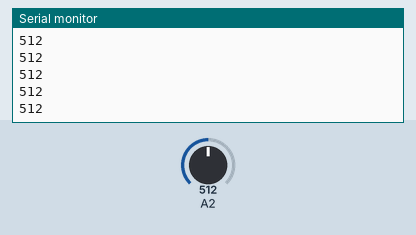
A sketch run on a simulated Arduino Uno, built with avr-gcc and run on an emulated ATmega328P. On the bench: the last lines printed to the serial monitor. The test bench sets the inputs (shaded band); at power-on: A2 = 512.

Above: at 1.2 s.
1.3 s: A2 set to 716
At 1.32 s:
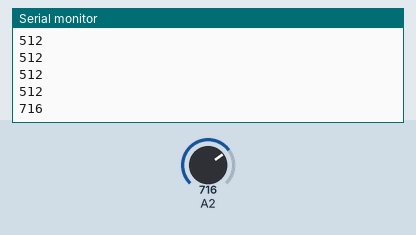
2.8 s: A2 set to 900
At 2.83 s:
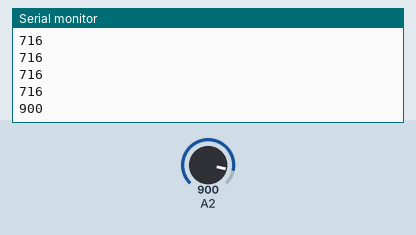
Timing chart, 0 to 5.8 s (numbered marks = the images above; inputs shaded):
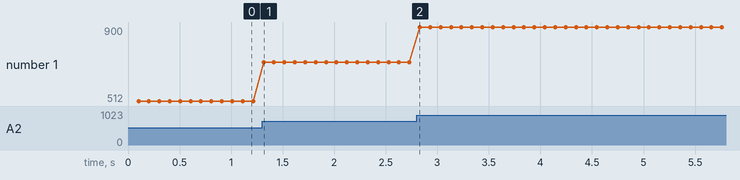

The sketch:

Prueba1.ino
```cpp
unsigned long lastMsg = 0;
float F=1;                   //1hz
double Fs = 10*F;            //10 hz
double Ts_ms = (1/Fs)*1000;  //100 ms
int input;

void setup(){
  Serial.begin(9600);
  while(!Serial);

}
void loop() {
  unsigned long now = millis();

  if (now - lastMsg > Ts_ms){

    lastMsg = now;

    int r1 = analogRead(A2);
    Serial.println(r1);
  }
}
```

Measured:
- after the input at 1.3 s, the serial monitor: prints a new line at once (image 1)
- after the input at 2.8 s, the serial monitor: prints a new line at once (image 2)
- plotted number 1: 512 → 716 after the input at 1.3 s, 716 → 900 after the input at 2.8 s
